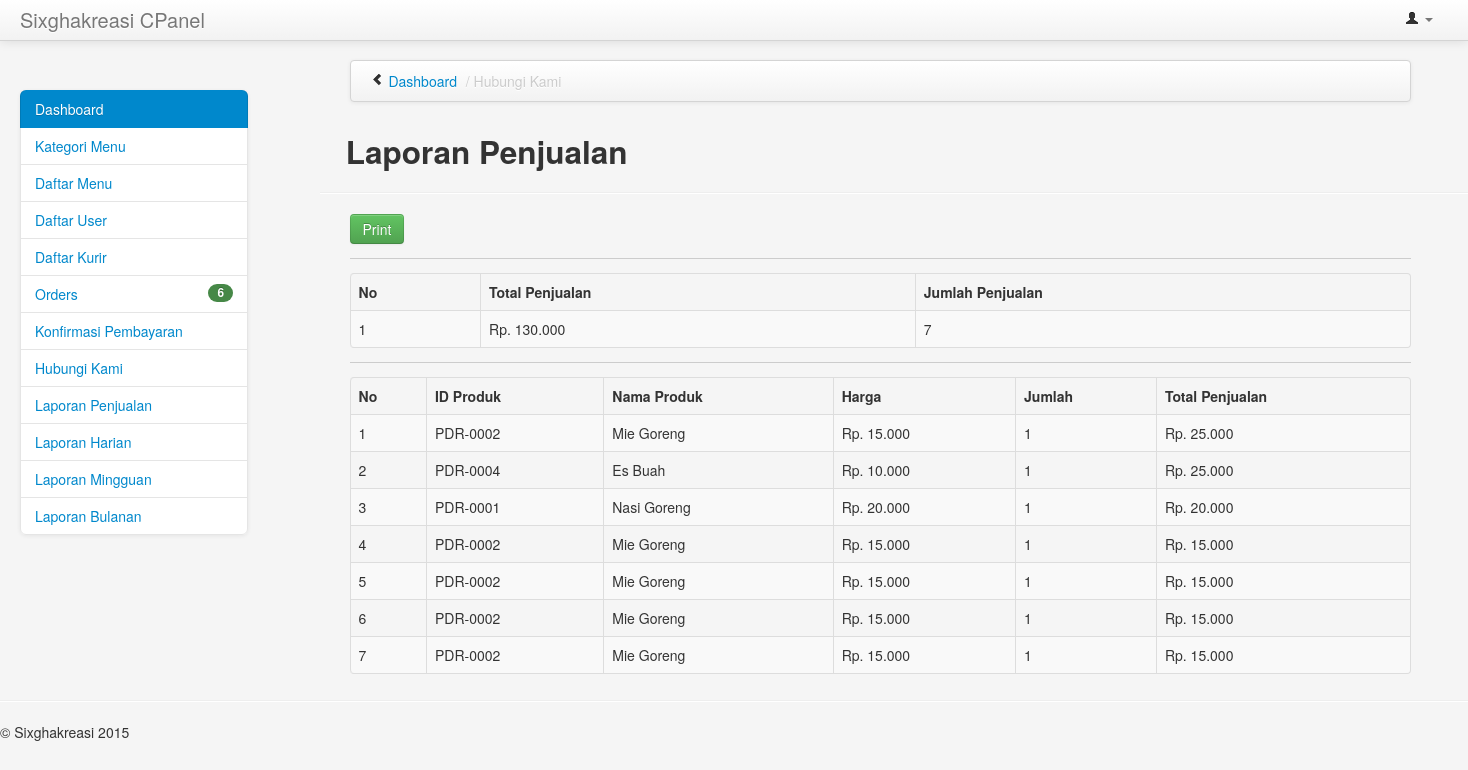
Before: /admin/penjualan.php with the older database file.
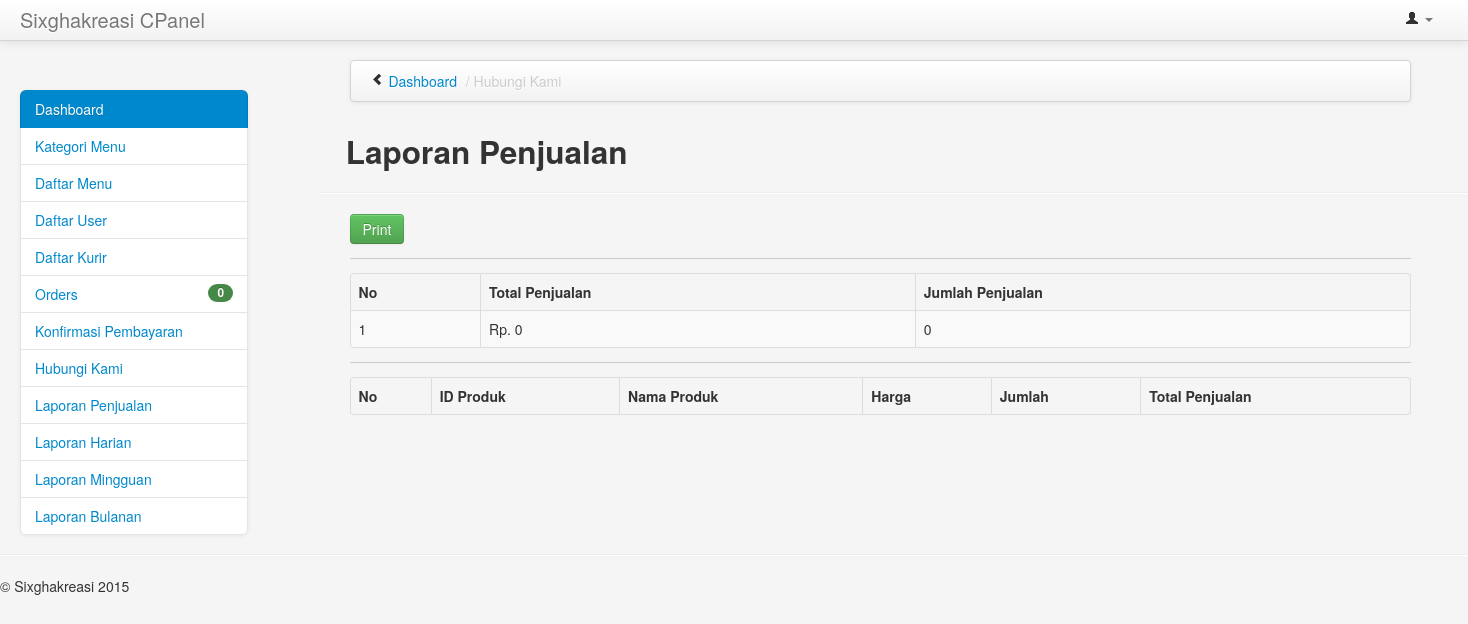
After: the same page with the newer database file.
### tables this page shows
CREATE TABLE `orders_detail` (
  `id_orders` varchar(10) NOT NULL,
  `id_produk` varchar(10) NOT NULL,
  `jumlah` int(5) NOT NULL,
  `harga` varchar(20) NOT NULL,
  `total` varchar(20) NOT NULL,
  `transfer` varchar(20) NOT NULL,
  `sisah` varchar(20) NOT NULL
);

CREATE TABLE `produk` (
  `id_produk` varchar(10) NOT NULL,
  `id_kategori` int(5) NOT NULL,
  `nama_produk` varchar(100) NOT NULL,
  `produk_seo` varchar(100) NOT NULL,
  `deskripsi` text NOT NULL,
  `harga_p` int(20) NOT NULL,
  `stok` int(5) NOT NULL,
  `berat` decimal(5,2) UNSIGNED NOT NULL DEFAULT '0.00',
  `tgl_masuk` date NOT NULL,
  `gambar` varchar(100) NOT NULL,
  `dibeli` int(5) NOT NULL DEFAULT '1'
);

### admin/penjualan.php (the view, shortened to what the changed rows need)
<?php
include "../config/koneksi.php";
?>
<!DOCTYPE html>
<html class="no-js">
    <head>
        <link href="bootstrap/css/bootstrap.min.css" rel="stylesheet" media="screen">
        <link href="bootstrap/css/bootstrap-responsive.min.css" rel="stylesheet" media="screen">
        <link href="vendors/easypiechart/jquery.easy-pie-chart.css" rel="stylesheet" media="screen">
        <link href="assets/styles.css" rel="stylesheet" media="screen">
<link rel="stylesheet" type="text/css" href="bootstrap/css/jquery.dataTables.css">
		 <link href="assets/DT_bootstrap.css" rel="stylesheet" media="screen">
    </head>
        <body>
        <div class="container-fluid">
            <div class="row-fluid">
                <?php include "menu.php"; ?>
                <div class="span9" id="content">
                      <div class="container">
                          <div class="row">
                              <h2>&nbsp;&nbsp;&nbsp;Laporan Penjualan</h2>
                            </div>
                      </div>
                      <table class="table table-bordered table table-striped">
                        <thead>
                           <tr>
                             <th>No</th>
                             <th>Total Penjualan</th>
                             <th>Jumlah Penjualan</th>
                           </tr>
                        </thead>
                        <tbody>
                          <?php
                          $sql1   = "SELECT a.*, b.* FROM produk AS a INNER JOIN orders_detail AS b ON a.id_produk=b.id_produk";
                          $query1 = mysqli_query($koneksi, $sql1);
                          $no =1;
                          $total_pnjln = 0;
                          $total_jual  = 0;
                          while ($data = mysqli_fetch_array($query1, MYSQLI_ASSOC)) {
                            $total_pnjln = $total_pnjln + $data['total'];
                            $total_jual  = $total_jual + $data['jumlah'];
                          }
                           ?>
                         <tr>
                           <td><?php echo $no++; ?></td>
                           <td>Rp. <?php echo number_format($total_pnjln, 0, ",", "."); ?></td>
                           <td><?php echo number_format($total_jual, 0, ",", "."); ?></td>
                         </tr>
                        </tbody>
                      </table>
                        <table id="Data-Table" class="table table-bordered table table-striped" cellspacing="0" width="100%">
                          <thead>
                            <tr>
                              <th>No</th>
                              <th>ID Produk</th>
                              <th>Nama Produk</th>
                              <th>Harga</th>
                              <th>Jumlah</th>
                              <th>Total Penjualan</th>
                            </tr>
                          </thead>
                          <tbody>
                            <?php
                              $sql   = "SELECT a.*, b.* FROM produk AS a INNER JOIN orders_detail AS b ON a.id_produk=b.id_produk";
                              $query = mysqli_query($koneksi, $sql);
                              $no =1;
                              while ($data = mysqli_fetch_array($query, MYSQLI_ASSOC)){
                                $total = $data['total'];
                             ?>
                            <tr>
                              <td><?php echo $no++; ?></td>
                              <td><?php echo $data['id_produk'] ?></td>
                              <td><?php echo $data['nama_produk'] ?></td>
                              <td>Rp. <?php echo number_format($data['harga_p'], 0, ",", ".") ?></td>
                              <td><?php echo $data['jumlah'] ?></td>
                              <td>Rp. <?php echo number_format($total, 0, ",", ".") ?></td>
                            </tr>
                                <?php } ?>
                       </tbody>
                    </table>
                </div>
            </div>
        </div>
        <link href="vendors/datepicker.css" rel="stylesheet" media="screen">
        <link href="vendors/uniform.default.css" rel="stylesheet" media="screen">
        <link href="vendors/chosen.min.css" rel="stylesheet" media="screen">
        <link href="vendors/wysiwyg/bootstrap-wysihtml5.css" rel="stylesheet" media="screen">
    </body>
</html>

### admin/menu.php
<?php
include "../config/koneksi.php";
$jmlorder=mysqli_num_rows(mysqli_query($koneksi, "SELECT * FROM orders"));
echo"<div class='span3' id='sidebar'>
                    <ul class='nav nav-list bs-docs-sidenav nav-collapse collapse'>
                        <li class='active'>
                            <a href='bagian.php?halamane=home'>Dashboard</a>
                        </li>
                        <li>
                            <a href='bagian.php?halamane=kategori'>Kategori Menu</a>
                        </li>
                        <li>
                            <a href='bagian.php?halamane=produk'>Daftar Menu</a>
                        </li>
                        <li>
                            <a href='df_user.php'>Daftar User</a>
                        </li>
                        <li>
                            <a href='df_kurir.php'>Daftar Kurir</a>
                        </li>
                        <li>
                            <a href='bagian.php?halamane=order'><span class='badge badge-success pull-right'>$jmlorder</span> Orders</a>
                        </li>
						            <li>
                            <a href='pembayaran.php'>Konfirmasi Pembayaran</a>
                        </li>
                        <li>
                            <a href='hubungi_kami.php'>Hubungi Kami</a>
                        </li>
                        <li>
                            <a href='penjualan.php'>Laporan Penjualan</a>
                        </li>
						            <li>
                            <a href='bagian.php?halamane=laporanH'>Laporan Harian</a>
                        </li>
                        <li>
                            <a href='bagian.php?halamane=laporanM'>Laporan Mingguan</a>
                        </li>
                        <li>
                            <a href='bagian.php?halamane=laporanB'>Laporan Bulanan</a>
                        </li>
                    </ul>
                </div>";
?>

Changed rows visible on the page:
removed orders_detail: id_produk "PDR-0002", id_produk.nama_produk "Mie Goreng", id_produk.harga_p "15.000", jumlah "1", total "25.000"
removed orders_detail: id_produk "PDR-0004", id_produk.nama_produk "Es Buah", id_produk.harga_p "10.000", jumlah "1", total "25.000"
removed orders_detail: id_produk "PDR-0001", id_produk.nama_produk "Nasi Goreng", id_produk.harga_p "20.000", jumlah "1", total "20.000"
removed orders_detail: id_produk "PDR-0002", id_produk.nama_produk "Mie Goreng", id_produk.harga_p "15.000", jumlah "1", total "15.000"
removed orders_detail: id_produk "PDR-0002", id_produk.nama_produk "Mie Goreng", id_produk.harga_p "15.000", jumlah "1", total "15.000"
removed orders_detail: id_produk "PDR-0002", id_produk.nama_produk "Mie Goreng", id_produk.harga_p "15.000", jumlah "1", total "15.000"
removed orders_detail: id_produk "PDR-0002", id_produk.nama_produk "Mie Goreng", id_produk.harga_p "15.000", jumlah "1", total "15.000"
Other visible differences:
$jmlorder: "6" → "0"
$total_pnjln: "130.000" → "0"
$total_jual: "7" → "0"
